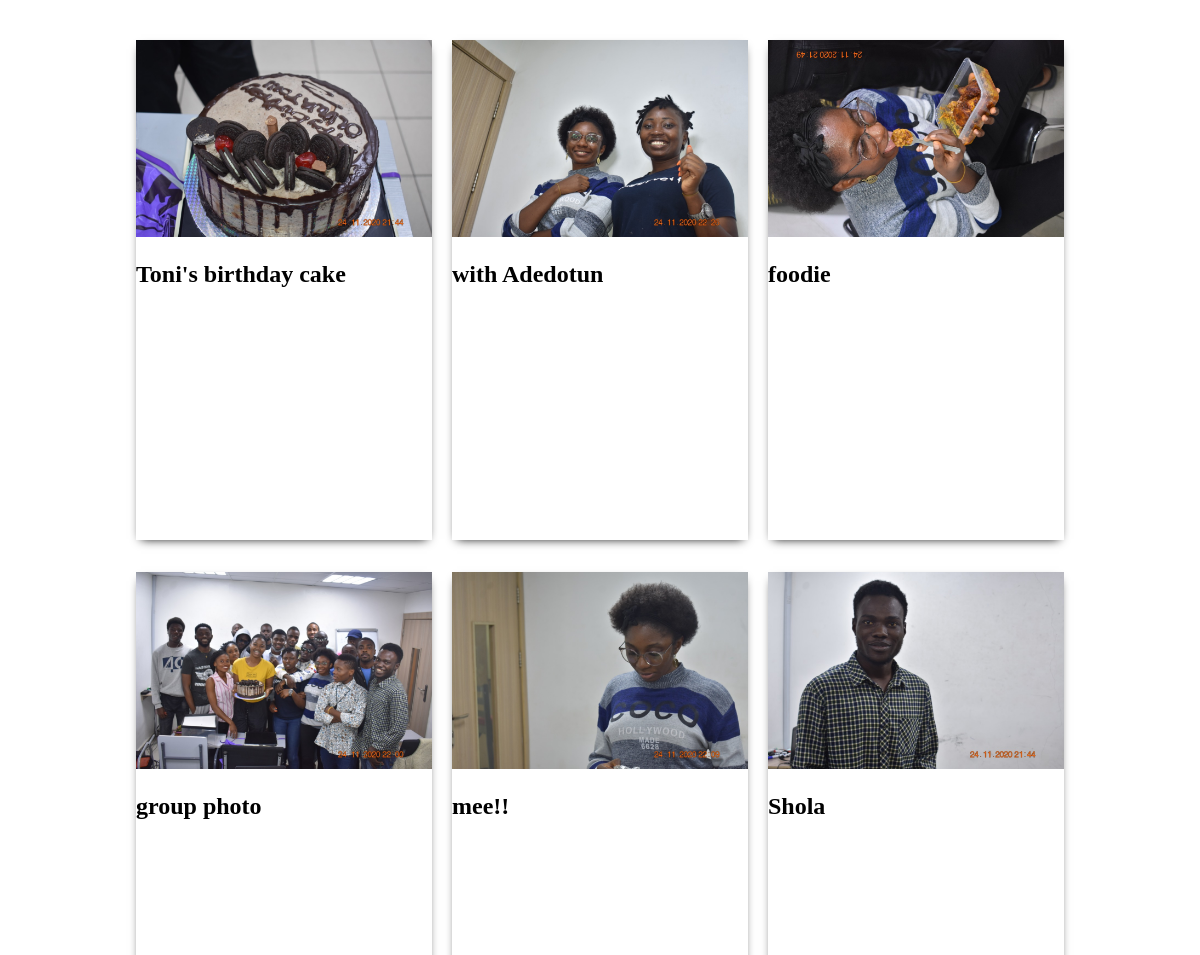
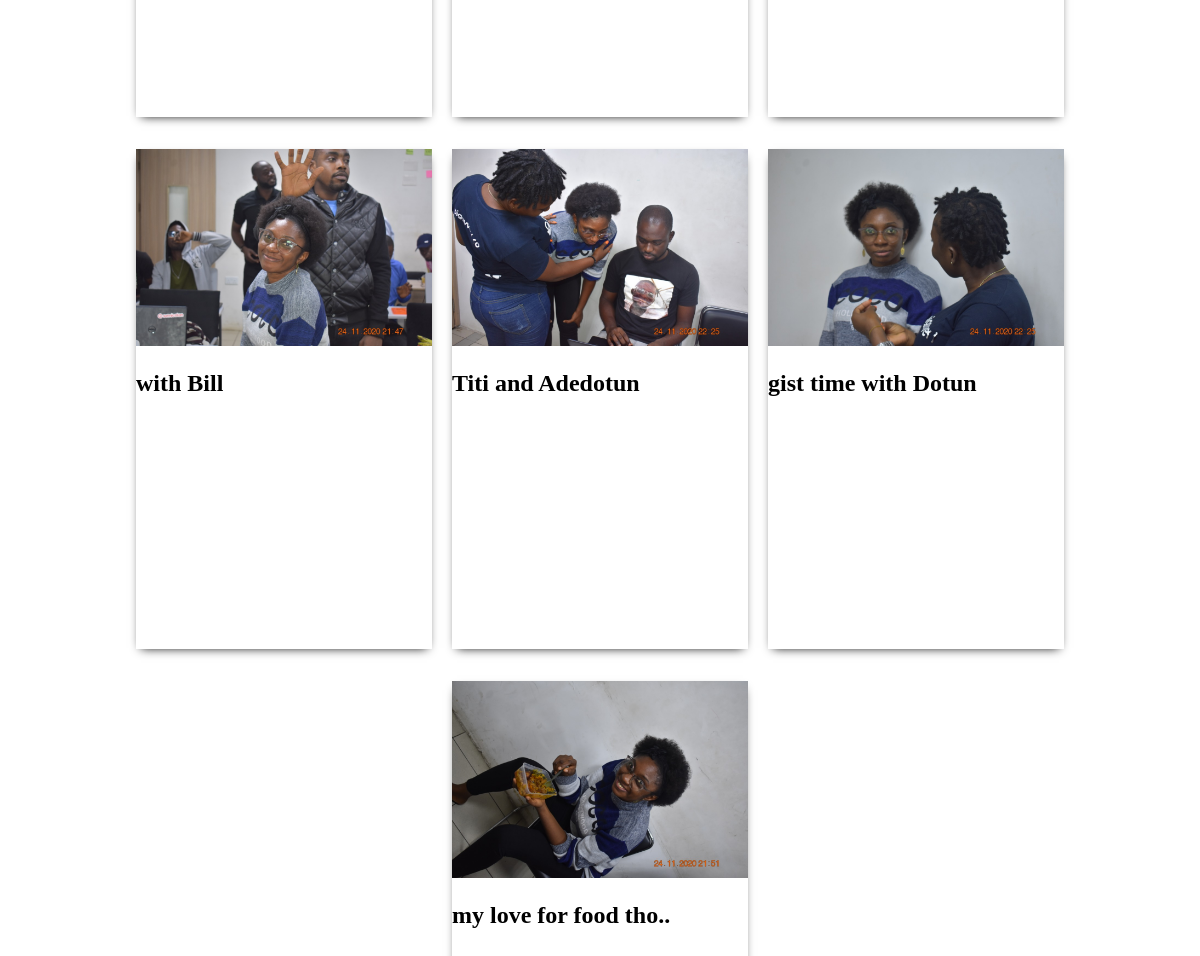
The page / on the database its author committed (2 pictures, top to bottom).
### photo_app/models.py (models this page shows, shortened)
class Image(models.Model):
    id = models.UUIDField(primary_key=True, default=uuid.uuid4, editable=False)
    caption = models.CharField(max_length=50)
    image = models.ImageField(upload_to='images/', blank=False)
    publish_date = models.DateTimeField(default=datetime.now(), blank=False)

### photo_app/views.py (the view)
# urls.py: path("", home_page, name = "home")
def home_page(request):
    images = Image.objects.all()
    context = {
        "images": images
    }
    return render(request, "index.html", context)

### templates/index.html (shortened to what this page needs)
<!DOCTYPE html>
<html lang="en">
<head>
    {% load static %}
    <link rel="stylesheet", type="text/css", href="{% static 'css/style.css' %}">
</head>
<body>
    <div class="image-container">
        {% for image in images %}
            <div class="image-box">
                <img src="{{ image.image.url }}" class="image">
                <h2 class="image-caption">{{ image.caption }}</h2>
            </div>
        {% endfor %}
    </div>
</body>
</html>

### photo_app/static/css/style.css (style rules this page uses)
.image-container { display: flex; flex-wrap: wrap; align-items: center; justify-content: center; }
.image-box { width: 25%; height: 500px; margin-left: 10px; margin-right: 10px; margin-top: 2rem; box-shadow: 0 4px 10px -5px black; }
.image { width: 100%; }

### rows shown on the page
Image: image (picture), caption "Toni's birthday cake"
Image: image (picture), caption "with Adedotun"
Image: image (picture), caption "foodie"
Image: image (picture), caption "group photo"
Image: image (picture), caption "mee!!"
Image: image (picture), caption "Shola"
Image: image (picture), caption "with Bill"
Image: image (picture), caption "Titi and Adedotun"
Image: image (picture), caption "gist time with Dotun"
Image: image (picture), caption "my love for food tho.."
